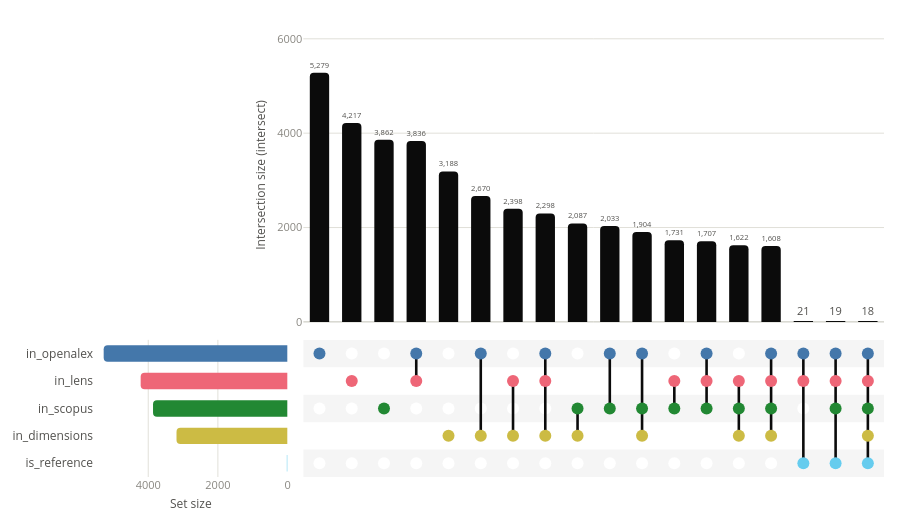

Notebook cell for this chart:
### Code cell
from slrrag.settings import PATH_UPSET_INTERSECT

path_upset_intersect = PATH_UPSET_INTERSECT
fig_upset_distinct = create_upset_plot(
    df_papers, ["in_" + x for x in databases_names] + ["is_reference"], mode="intersect"
)
fig_upset_distinct.figure.write_html(path_upset_intersect)
print("Upset distinct plot saved to : ", path_upset_intersect)
fig_upset_distinct.figure

### Figure 1 — Plotly figure (JSON) as saved in the notebook; plotly's stock layout.template omitted (floating-point values rounded to 4 significant figures)
{"data": [{"cliponaxis": false, "customdata": [["in_openalex", 1, "68.4", "+4.4"], ["in_lens", 1, "54.7", "-1.5"], ["in_scopus", 1, "50.1", "+17.0"], ["in_openalex & in_lens", 2, "49.7", "+7.7"], ["in_dimensions", 1, "41.3", "+0.3"], ["in_openalex & in_dimensions", 2, "34.6", "-5.4"], ["in_lens & in_dimensions", 2, "31.1", "-2.4"], ["in_openalex & in_lens & in_dimensions", 3, "29.8", "+1.2"], ["in_scopus & in_dimensions", 2, "27.1", "-0.8"], ["in_scopus & in_openalex", 2, "26.4", "-8.7"], ["in_scopus & in_openalex & in_dimensions", 3, "24.7", "-2.6"], ["in_scopus & in_lens", 2, "22.4", "-4.9"], ["in_scopus & in_openalex & in_lens", 3, "22.1", "-9.7"], ["in_scopus & in_lens & in_dimensions", 3, "21.0", "-3.4"], ["in_scopus & in_openalex & in_lens & in_dimensions", 4, "20.8", "+12.9"], ["in_openalex & in_lens & is_reference", 3, "0.3", "-0.0"], ["in_scopus & in_openalex & in_lens & is_reference", 4, "0.2", "-0.0"], ["in_scopus & in_openalex & in_lens & in_dimensions & is_reference", 5, "0.2", "+0.2"]], "hovertemplate": "<b>%{customdata[0]}</b><br>Size: %{y:,} (%{customdata[2]}% of total)<br>Degree: %{customdata[1]}<br>Deviation: %{customdata[3]}%<extra></extra>", "marker": {"color": "#0b0b0b", "cornerradius": 4, "line": {"width": 0}}, "meta": "upset:intersection-bars", "name": "Intersection size", "textfont": {"color": "#52514e", "size": 11}, "textposition": "outside", "texttemplate": "%{y:,}", "type": "bar", "width": 0.6, "x": [0, 1, 2, 3, 4, 5, 6, 7, 8, 9, 10, 11, 12, 13, 14, 15, 16, 17], "xaxis": "x", "y": [5279, 4217, 3862, 3836, 3188, 2670, 2398, 2298, 2087, 2033, 1904, 1731, 1707, 1622, 1608, 21, 19, 18], "yaxis": "y"}, {"customdata": [["in_openalex", "68.4"], ["in_lens", "54.7"], ["in_scopus", "50.1"], ["in_dimensions", "41.3"], ["is_reference", "0.3"]], "hovertemplate": "<b>%{customdata[0]}</b><br>Size: %{x:,} (%{customdata[1]}% of total)<extra></extra>", "marker": {"color": ["#4477AA", "#EE6677", "#228833", "#CCBB44", "#66CCEE"], "cornerradius": 4, "line": {"width": 0}}, "meta": "upset:set-bars", "name": "Set size", "orientation": "h", "type": "bar", "width": 0.6, "x": [5279, 4217, 3862, 3188, 21], "xaxis": "x2", "y": [0, 1, 2, 3, 4], "yaxis": "y2"}, {"hoverinfo": "skip", "marker": {"color": "#ffffff", "size": 12}, "meta": "upset:matrix-background", "mode": "markers", "name": "Non-members", "type": "scatter", "x": [0, 0, 0, 0, 0, 1, 1, 1, 1, 1, 2, 2, 2, 2, 2, 3, 3, 3, 3, 3, 4, 4, 4, 4, 4, 5, 5, 5, 5, 5, 6, 6, 6, 6, 6, 7, 7, 7, 7, 7, 8, 8, 8, 8, 8, 9, 9, 9, 9, 9, 10, 10, 10, 10, 10, 11, 11, 11, 11, 11, 12, 12, 12, 12, 12, 13, 13, 13, 13, 13, 14, 14, 14, 14, 14, 15, 15, 15, 15, 15, 16, 16, 16, 16, 16, 17, 17, 17, 17, 17], "xaxis": "x3", "y": [0, 1, 2, 3, 4, 0, 1, 2, 3, 4, 0, 1, 2, 3, 4, 0, 1, 2, 3, 4, 0, 1, 2, 3, 4, 0, 1, 2, 3, 4, 0, 1, 2, 3, 4, 0, 1, 2, 3, 4, 0, 1, 2, 3, 4, 0, 1, 2, 3, 4, 0, 1, 2, 3, 4, 0, 1, 2, 3, 4, 0, 1, 2, 3, 4, 0, 1, 2, 3, 4, 0, 1, 2, 3, 4, 0, 1, 2, 3, 4, 0, 1, 2, 3, 4, 0, 1, 2, 3, 4], "yaxis": "y3"}, {"hoverinfo": "skip", "line": {"color": "#0b0b0b", "width": 2.6}, "meta": "upset:matrix-connectors", "mode": "lines", "name": "Connectors", "type": "scatter", "x": [3, 3, null, 5, 5, null, 6, 6, null, 7, 7, null, 8, 8, null, 9, 9, null, 10, 10, null, 11, 11, null, 12, 12, null, 13, 13, null, 14, 14, null, 15, 15, null, 16, 16, null, 17, 17, null], "xaxis": "x3", "y": [0, 1, null, 0, 3, null, 1, 3, null, 0, 3, null, 2, 3, null, 0, 2, null, 0, 3, null, 1, 2, null, 0, 2, null, 1, 3, null, 0, 3, null, 0, 4, null, 0, 4, null, 0, 4, null], "yaxis": "y3"}, {"customdata": [["in_openalex", "in_openalex (5,279)"], ["in_lens", "in_lens (4,217)"], ["in_scopus", "in_scopus (3,862)"], ["in_openalex", "in_openalex & in_lens (3,836)"], ["in_lens", "in_openalex & in_lens (3,836)"], ["in_dimensions", "in_dimensions (3,188)"], ["in_openalex", "in_openalex & in_dimensions (2,670)"], ["in_dimensions", "in_openalex & in_dimensions (2,670)"], ["in_lens", "in_lens & in_dimensions (2,398)"], ["in_dimensions", "in_lens & in_dimensions (2,398)"], ["in_openalex", "in_openalex & in_lens & in_dimensions (2,298)"], ["in_lens", "in_openalex & in_lens & in_dimensions (2,298)"], ["in_dimensions", "in_openalex & in_lens & in_dimensions (2,298)"], ["in_scopus", "in_scopus & in_dimensions (2,087)"], ["in_dimensions", "in_scopus & in_dimensions (2,087)"], ["in_scopus", "in_scopus & in_openalex (2,033)"], ["in_openalex", "in_scopus & in_openalex (2,033)"], ["in_scopus", "in_scopus & in_openalex & in_dimensions (1,904)"], ["in_openalex", "in_scopus & in_openalex & in_dimensions (1,904)"], ["in_dimensions", "in_scopus & in_openalex & in_dimensions (1,904)"], ["in_scopus", "in_scopus & in_lens (1,731)"], ["in_lens", "in_scopus & in_lens (1,731)"], ["in_scopus", "in_scopus & in_openalex & in_lens (1,707)"], ["in_openalex", "in_scopus & in_openalex & in_lens (1,707)"], ["in_lens", "in_scopus & in_openalex & in_lens (1,707)"], ["in_scopus", "in_scopus & in_lens & in_dimensions (1,622)"], ["in_lens", "in_scopus & in_lens & in_dimensions (1,622)"], ["in_dimensions", "in_scopus & in_lens & in_dimensions (1,622)"], ["in_scopus", "in_scopus & in_openalex & in_lens & in_dimensions (1,608)"], ["in_openalex", "in_scopus & in_openalex & in_lens & in_dimensions (1,608)"], ["in_lens", "in_scopus & in_openalex & in_lens & in_dimensions (1,608)"], ["in_dimensions", "in_scopus & in_openalex & in_lens & in_dimensions (1,608)"], ["in_openalex", "in_openalex & in_lens & is_reference (21)"], ["in_lens", "in_openalex & in_lens & is_reference (21)"], ["is_reference", "in_openalex & in_lens & is_reference (21)"], ["in_scopus", "in_scopus & in_openalex & in_lens & is_reference (19)"], ["in_openalex", "in_scopus & in_openalex & in_lens & is_reference (19)"], ["in_lens", "in_scopus & in_openalex & in_lens & is_reference (19)"], ["is_reference", "in_scopus & in_openalex & in_lens & is_reference (19)"], ["in_scopus", "in_scopus & in_openalex & in_lens & in_dimensions & is_reference (18)"], ["in_openalex", "in_scopus & in_openalex & in_lens & in_dimensions & is_reference (18)"], ["in_lens", "in_scopus & in_openalex & in_lens & in_dimensions & is_reference (18)"], ["in_dimensions", "in_scopus & in_openalex & in_lens & in_dimensions & is_reference (18)"], ["is_reference", "in_scopus & in_openalex & in_lens & in_dimensions & is_reference (18)"]], "hovertemplate": "<b>%{customdata[0]}</b><br>%{customdata[1]}<extra></extra>", "marker": {"color": ["#4477AA", "#EE6677", "#228833", "#4477AA", "#EE6677", "#CCBB44", "#4477AA", "#CCBB44", "#EE6677", "#CCBB44", "#4477AA", "#EE6677", "#CCBB44", "#228833", "#CCBB44", "#228833", "#4477AA", "#228833", "#4477AA", "#CCBB44", "#228833", "#EE6677", "#228833", "#4477AA", "#EE6677", "#228833", "#EE6677", "#CCBB44", "#228833", "#4477AA", "#EE6677", "#CCBB44", "#4477AA", "#EE6677", "#66CCEE", "#228833", "#4477AA", "#EE6677", "#66CCEE", "#228833", "#4477AA", "#EE6677", "#CCBB44", "#66CCEE"], "size": 12}, "meta": "upset:matrix-dots", "mode": "markers", "name": "Members", "type": "scatter", "x": [0, 1, 2, 3, 3, 4, 5, 5, 6, 6, 7, 7, 7, 8, 8, 9, 9, 10, 10, 10, 11, 11, 12, 12, 12, 13, 13, 13, 14, 14, 14, 14, 15, 15, 15, 16, 16, 16, 16, 17, 17, 17, 17, 17], "xaxis": "x3", "y": [0, 1, 2, 0, 1, 3, 0, 3, 1, 3, 0, 1, 3, 2, 3, 2, 0, 2, 0, 3, 2, 1, 2, 0, 1, 2, 1, 3, 2, 0, 1, 3, 0, 1, 4, 2, 0, 1, 4, 2, 0, 1, 3, 4], "yaxis": "y3"}], "layout": {"colorway": ["#4477AA", "#EE6677", "#228833", "#CCBB44", "#66CCEE", "#AA3377", "#BBBBBB"], "font": {"color": "#52514e", "size": 12}, "height": 520, "hoverlabel": {"font": {"size": 12}}, "margin": {"b": 12, "l": 12, "r": 16, "t": 28}, "meta": {"description": "UpSet plot of 5 sets (in_openalex, in_lens, in_scopus, in_dimensions, is_reference) across 18 intersections. The largest shown intersection is in_openalex with 5,279 elements.", "orientation": "horizontal"}, "paper_bgcolor": "#ffffff", "plot_bgcolor": "#ffffff", "shapes": [{"fillcolor": "rgba(11, 11, 11, 0.04)", "layer": "below", "line": {"width": 0}, "type": "rect", "x0": 0, "x1": 1, "xref": "x3 domain", "y0": -0.5, "y1": 0.5, "yref": "y3"}, {"fillcolor": "rgba(11, 11, 11, 0.04)", "layer": "below", "line": {"width": 0}, "type": "rect", "x0": 0, "x1": 1, "xref": "x3 domain", "y0": 1.5, "y1": 2.5, "yref": "y3"}, {"fillcolor": "rgba(11, 11, 11, 0.04)", "layer": "below", "line": {"width": 0}, "type": "rect", "x0": 0, "x1": 1, "xref": "x3 domain", "y0": 3.5, "y1": 4.5, "yref": "y3"}], "showlegend": false, "xaxis": {"anchor": "y", "domain": [0.265, 1], "matches": "x3", "range": [-0.5, 17.5], "showgrid": false, "showticklabels": false, "ticks": "", "zeroline": false}, "xaxis2": {"anchor": "y2", "automargin": true, "autorange": "reversed", "domain": [0, 0.245], "gridcolor": "#e1e0d9", "gridwidth": 1, "nticks": 4, "showticklabels": true, "tickfont": {"color": "#898781", "size": 11}, "title": {"font": {"color": "#52514e", "size": 12}, "standoff": 8, "text": "Set size"}, "zeroline": false}, "xaxis3": {"anchor": "y3", "domain": [0.265, 1], "range": [-0.5, 17.5], "showgrid": false, "showticklabels": false, "ticks": "", "zeroline": false}, "yaxis": {"anchor": "x", "automargin": true, "domain": [0.3455, 1], "gridcolor": "#e1e0d9", "gridwidth": 1, "nticks": 5, "range": [0, 6229.0], "showticklabels": true, "tickfont": {"color": "#898781", "size": 11}, "title": {"font": {"color": "#52514e", "size": 12}, "standoff": 8, "text": "Intersection size (intersect)"}, "zeroline": true, "zerolinecolor": "#c3c2b7", "zerolinewidth": 1}, "yaxis2": {"anchor": "x2", "automargin": true, "domain": [0, 0.3055], "range": [4.5, -0.5], "showgrid": false, "tickfont": {"color": "#52514e", "size": 12}, "ticks": "", "ticktext": ["in_openalex", "in_lens", "in_scopus", "in_dimensions", "is_reference"], "tickvals": [0, 1, 2, 3, 4], "zeroline": false}, "yaxis3": {"anchor": "x3", "domain": [0, 0.3055], "matches": "y2", "range": [4.5, -0.5], "showgrid": false, "showticklabels": false, "ticks": "", "zeroline": false}}}
